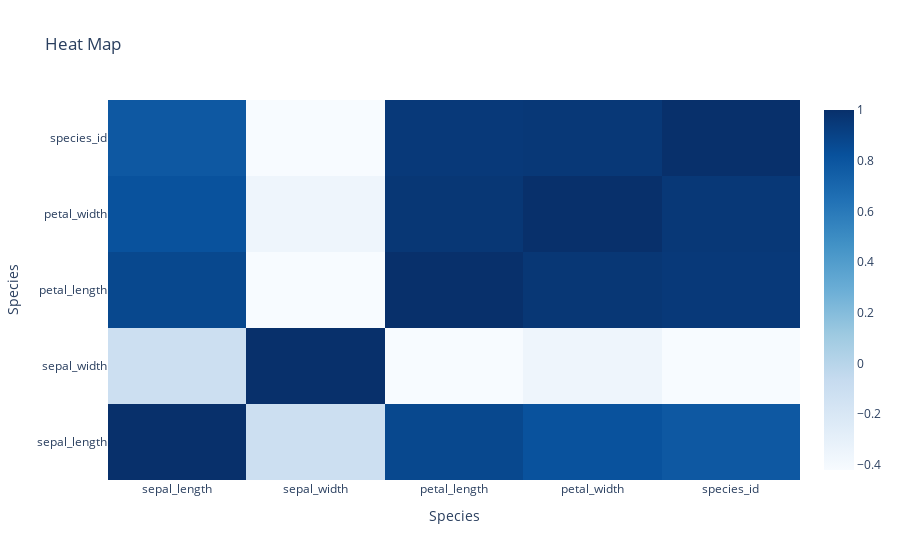

Here is the notebook cell this chart was saved with:
### Code cell
fig = go.Figure(data=go.Heatmap(x=corr_mat.index,
           y=corr_mat.columns,
           z=corr_mat.values,
          colorscale='Blues'))
fig.update_layout(title='Heat Map',
                 xaxis_title = 'Species',
                 yaxis_title='Species')

### Figure 1 — Plotly figure (JSON) as saved in the notebook; plotly's stock layout.template omitted (floating-point values rounded to 4 significant figures)
{"data": [{"colorscale": [[0, "rgb(247,251,255)"], [0.125, "rgb(222,235,247)"], [0.25, "rgb(198,219,239)"], [0.375, "rgb(158,202,225)"], [0.5, "rgb(107,174,214)"], [0.625, "rgb(66,146,198)"], [0.75, "rgb(33,113,181)"], [0.875, "rgb(8,81,156)"], [1, "rgb(8,48,107)"]], "type": "heatmap", "x": ["sepal_length", "sepal_width", "petal_length", "petal_width", "species_id"], "y": ["sepal_length", "sepal_width", "petal_length", "petal_width", "species_id"], "z": [[1, -0.1094, 0.8718, 0.818, 0.7826], [-0.1094, 1, -0.4205, -0.3565, -0.4194], [0.8718, -0.4205, 1, 0.9628, 0.949], [0.818, -0.3565, 0.9628, 1, 0.9565], [0.7826, -0.4194, 0.949, 0.9565, 1]]}], "layout": {"autosize": true, "title": {"text": "Heat Map"}, "xaxis": {"autorange": true, "range": [-0.5, 4.5], "title": {"text": "Species"}, "type": "category"}, "yaxis": {"autorange": true, "range": [-0.5, 4.5], "title": {"text": "Species"}, "type": "category"}}}
